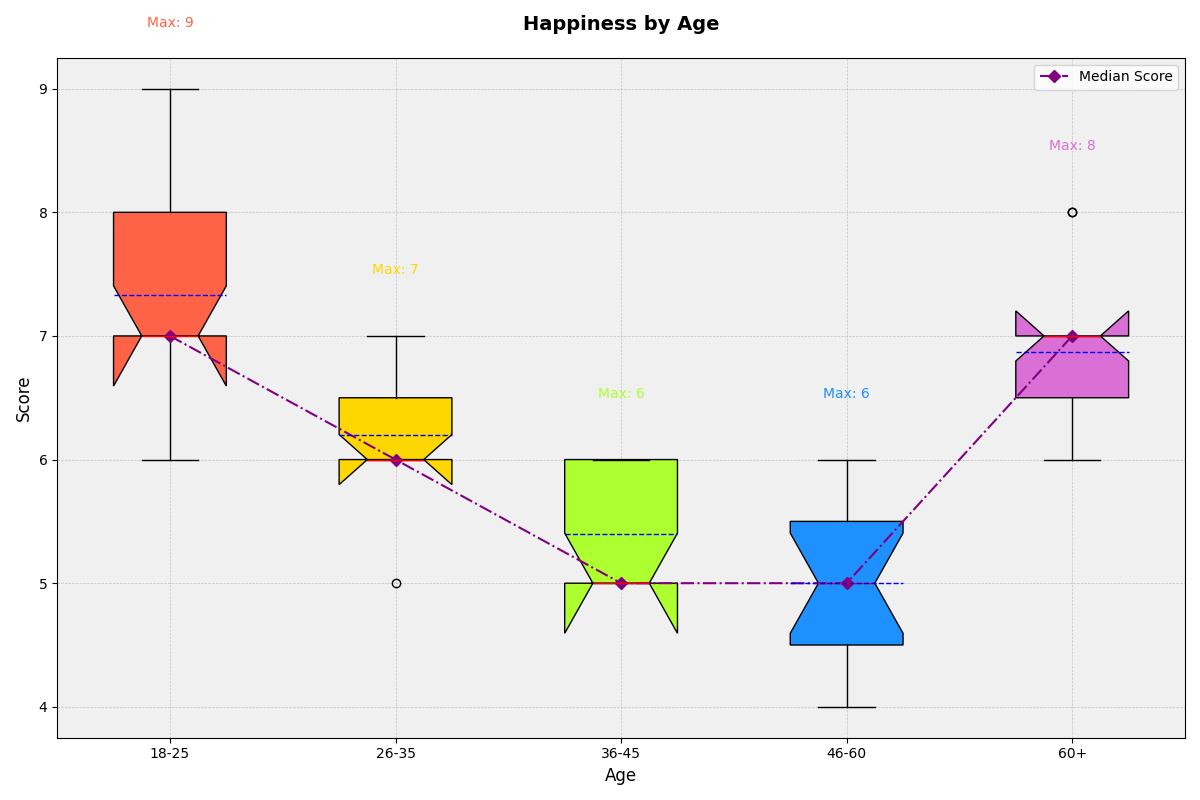

Recreate this plot in Python.
import matplotlib.pyplot as plt
import numpy as np

age_groups = ['18-25', '26-35', '36-45', '46-60', '60+']
happiness_data = [
    [7, 8, 7, 6, 8, 8, 7, 9, 7, 6, 7, 8, 7, 8, 7],  
    [6, 7, 6, 6, 7, 7, 6, 6, 6, 7, 6, 6, 5, 6, 6],  
    [5, 6, 5, 6, 6, 5, 6, 6, 5, 5, 5, 5, 5, 6, 5],  
    [6, 6, 5, 4, 5, 6, 5, 4, 4, 5, 6, 5, 4, 5, 5],  
    [7, 6, 7, 6, 7, 7, 7, 6, 6, 7, 8, 7, 8, 7, 7]   
]

fig, ax = plt.subplots(figsize=(12, 8))
box = ax.boxplot(happiness_data, vert=True, patch_artist=True, labels=age_groups, notch=True, meanline=True, showmeans=True)

colors = ['#FF6347', '#FFD700', '#ADFF2F', '#1E90FF', '#DA70D6']
for patch, color in zip(box['boxes'], colors):
    patch.set_facecolor(color)

plt.setp(box['means'], color='blue')
plt.setp(box['medians'], color='red')

medians = [np.median(group) for group in happiness_data]
ax.plot(range(1, len(age_groups) + 1), medians, color='purple', marker='D', linestyle='-.', label='Median Score')

ax.set_title('Happiness by Age', fontsize=14, fontweight='bold', pad=20)
ax.set_ylabel('Score', fontsize=12)
ax.set_xlabel('Age', fontsize=12)

ax.grid(True, linestyle='--', linewidth=0.5, alpha=0.7)
ax.set_axisbelow(True)
ax.set_facecolor('#f0f0f0')

ax.legend()

for i, age_group in enumerate(age_groups):
    ax.text(i + 1, max(happiness_data[i]) + 0.5, f'Max: {max(happiness_data[i])}', 
            ha='center', fontsize=10, color=colors[i])

plt.tight_layout()
plt.show()
